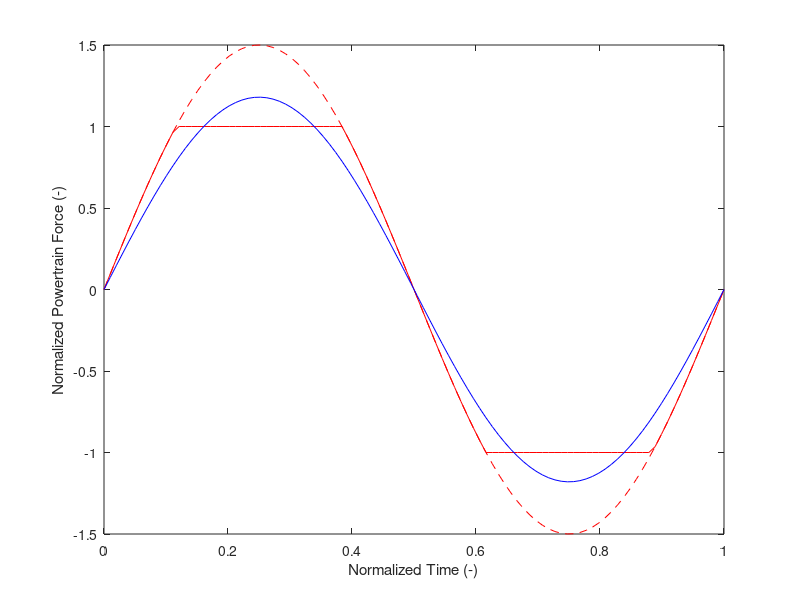

This figure's MATLAB source: (Note: this script raises an error after producing the figure.)
function [] = sin_desc_fcn_demo()

%% force saturation
x = linspace(0,1,100);
y = 1.5*sin(x*2*pi);
idx_sat = abs(y)>1;
ysat = y;
ysat(idx_sat) = 1*sign(y(idx_sat));

yfund = 1.18*sin(x*2*pi);

figure
h = plot(x,y,'r--');
hold on
plot(x,ysat,'r',x,yfund,'b')
xlabel('Normalized Time (-)')
ylabel('Normalized Powertrain Force (-)')
improvePlot
set(h,'HandleVisibility','off')

legend('Saturated Signal','Fundamental Amplitude','Interpreter','latex')

% see what happens when added to phase shifted signal
shift_on = false;
if shift_on
    shift = 33;
    y_shift = .5/1.5 * [y(shift:end) y(1:(shift-1))];
    plot(x,y_shift,x,ysat+y_shift,x,yfund+y_shift)
end

% alpha plot

figure
r = linspace(1,8,50); % r = Fp / Fmax
alpha = 2/pi * ( r.*asin(1./r) + sqrt(1 - 1./r.^2) );
plot(r,alpha)
hold on
plot(r,4/pi*ones(size(r)),'k--')
text(1.25,1.26,'4/\pi','FontSize',18)
xlim([1 8])
xticks(1:8)
yticks(1:.1:1.3)
xlabel('Force Ratio F_p/F_{max}')
ylabel('Fundamental Ratio \alpha')
improvePlot

%% drag
drag_DF = 8/(3*pi)*sin(x*2*pi);
drag_actual = sin(x*2*pi) .* abs(sin(x*2*pi));

figure
plot(x,drag_actual,'r',x,drag_DF,'b')
xlabel('Normalized Time (-)')
ylabel('Normalized Drag Force (-)')
legend('Squared Signal $\sin(\omega t)|\sin(\omega t)|$',...
    'Fundamental Amplitude $\frac{8}{3\pi}\sin(\omega t)$','Interpreter','latex')
improvePlot

end